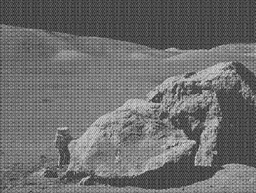
#> input picture moonlanding.png, 256 x 193 px, shrunk from 630 x 474 before the run
$ python fft.py
#> lines starting #> are read from the running program, lines starting #| are printed output that depends on the picture
#!/usr/bin/env python3
"""
ECSE 316 - Assignment 2
FFT implementation and applications.
"""

import argparse
import time
import sys

import numpy as np
import matplotlib.pyplot as plt

try:
    import cv2  # optional, for image loading and resizing
except ImportError:
    cv2 = None


# ============================================================
# 1. Core 1D transforms
# ============================================================

def dft_naive_1d(x):
    """
    Naive O(N^2) Discrete Fourier Transform on a 1D array.

    Parameters
    ----------
    x : 1D numpy array of complex or float

    Returns
    -------
    X : 1D numpy array of complex
    """
    x = np.asarray(x, dtype=np.complex128)
    N = x.shape[0]
    X = np.zeros(N, dtype=np.complex128)

    for k in range(N):
        s = 0.0 + 0.0j
        for n in range(N):
            angle = -2j * np.pi * k * n / N
            s += x[n] * np.exp(angle)
        X[k] = s

    return X


def fft_1d(x):
    """
    Cooley Tukey FFT for 1D arrays.
    Assume length is a power of 2 (pad before calling).

    Parameters
    ----------
    x : 1D numpy array of complex or float

    Returns
    -------
    X : 1D numpy array of complex
    """
    x = np.asarray(x, dtype=np.complex128)
    N = x.shape[0]

    # Base case: for small N, just use the naive DFT
    if N <= 16:
        return dft_naive_1d(x)

    # Recursive Cooley Tukey FFT
    # split into even and odd indices
    X_even = fft_1d(x[0::2])
    X_odd = fft_1d(x[1::2])

    # twiddle factors
    k = np.arange(N)
    twiddle = np.exp(-2j * np.pi * k / N)

    X = np.zeros(N, dtype=np.complex128)
    half = N // 2

    X[:half] = X_even + twiddle[:half] * X_odd
    X[half:] = X_even - twiddle[:half] * X_odd

    return X


# [19 lines left out: function ifft_1d, not called in this run]


# ============================================================
# 2. 2D transforms (built using the 1D transforms)
# ============================================================

def fft_2d(img):
    """
    2D FFT using fft_1d applied to rows then columns.

    Parameters
    ----------
    img : 2D numpy array

    Returns
    -------
    F : 2D numpy array of complex
    """
    img = np.asarray(img, dtype=np.complex128)
    rows, cols = img.shape

    # FFT along rows
    F = np.zeros((rows, cols), dtype=np.complex128)
    for i in range(rows):
        F[i, :] = fft_1d(img[i, :])

    # FFT along columns
    for j in range(cols):
        F[:, j] = fft_1d(F[:, j])

    return F


# [45 lines left out: functions ifft_2d, naive_dft_2d, not called in this run]


# ============================================================
# 3. Image utilities
# ============================================================

def load_image(path, default_size=None):
    """
    Load image as grayscale float64 in range [0, 1].
    """
    if cv2 is not None:
        img = cv2.imread(path, cv2.IMREAD_GRAYSCALE)
        if img is None:
            raise FileNotFoundError(f"Could not load image at {path}")
        img = img.astype(np.float64) / 255.0
        if default_size is not None:
            img = cv2.resize(img, default_size, interpolation=cv2.INTER_AREA)
    else:
        img = plt.imread(path)
        if img is None:
            raise FileNotFoundError(f"Could not load image at {path}")
        if img.ndim == 3:
            # simple conversion to grayscale
            img = img[..., :3].mean(axis=2)
        img = img.astype(np.float64)
        if img.max() > 1.0:
            img /= 255.0
        # resizing with matplotlib is possible but more work
    return img


def pad_to_power_of_two(arr):
    """
    Pad a 2D array with zeros so that each dimension is a power of 2.
    """
    rows, cols = arr.shape

    def next_power_of_two(n):
        return 1 if n <= 1 else 2 ** int(np.ceil(np.log2(n)))

    new_rows = next_power_of_two(rows)
    new_cols = next_power_of_two(cols)

    padded = np.zeros((new_rows, new_cols), dtype=arr.dtype)
    padded[:rows, :cols] = arr
    return padded


def fftshift_2d(F):
    """
    Shift zero frequency to the center of the spectrum for visualization.
    """
    return np.fft.fftshift(F)


def plot_side_by_side(img1, img2, title1, title2, logscale_second=False):
    """
    Simple helper to show two images in a 1 by 2 subplot.
    """
    fig, axes = plt.subplots(1, 2, figsize=(10, 4))

    axes[0].imshow(img1, cmap="gray")
    axes[0].set_title(title1)
    axes[0].axis("off")

    if logscale_second:
        from matplotlib.colors import LogNorm
        axes[1].imshow(img2, cmap="gray", norm=LogNorm())
    else:
        axes[1].imshow(img2, cmap="gray")
    axes[1].set_title(title2)
    axes[1].axis("off")

    plt.tight_layout()
    plt.show()


# [41 lines left out: functions plot_grid, low_frequency_mask, not called in this run]


# ============================================================
# 4. Mode handlers
# ============================================================

def run_mode1(image_path):
    """
    Mode 1:
    - load image
    - pad to power of 2
    - compute 2D FFT
    - show original image and log magnitude of FFT
    """
    # Load and pad image
    img = load_image(image_path)
    orig_rows, orig_cols = img.shape
    img_padded = pad_to_power_of_two(img)

    # Compute 2D FFT
    F = fft_2d(img_padded)

    # Shift for better visualization and take magnitude
    F_shifted = fftshift_2d(F)
    magnitude = np.abs(F_shifted) + 1e-8  # avoid log(0)

    # Show original (uncropped) image vs FFT magnitude (log scale)
    plot_side_by_side(
        img,
        magnitude,
        "Original image",
        "FFT magnitude",
        logscale_second=True,
    )


# [180 lines left out: functions run_mode2, run_mode3, run_mode4, not called in this run]


# ============================================================
# 5. Argument parsing and main
# ============================================================

def parse_args():
    parser = argparse.ArgumentParser(description="ECSE 316 FFT assignment")
    parser.add_argument(
        "-m",
        "--mode",
        type=int,
        default=1,
        help="Mode 1: FFT visualization (default)  "
             "2: denoising  3: compression  4: runtime plots",
    )
    parser.add_argument(
        "-i",
        "--image",
        type=str,
        default="moonlanding.png",
        help="Input image file path",
    )
    return parser.parse_args()


def main():
    args = parse_args()

    if args.mode == 1:
        run_mode1(args.image)
#> in load_image, img is the input picture: shape (193, 256); min 26, max 224, mean 108.3
#> in pad_to_power_of_two, `padded[:rows, :cols] = arr`:
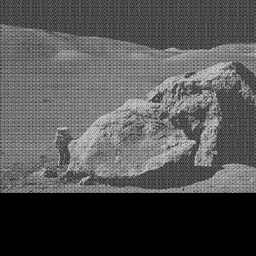
#> padded: shape (256, 256) float64; min 0, max 0.878, mean 0.32
#> in plot_side_by_side, `plt.show()`:
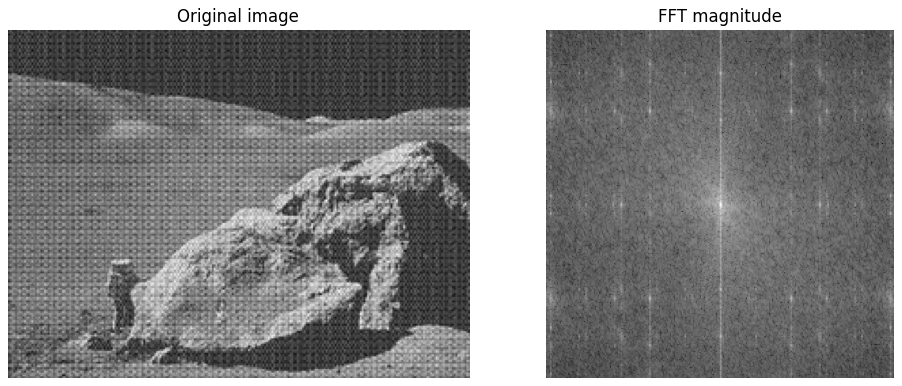
#> figure drawn by matplotlib, 2 panels
    elif args.mode == 2:
        run_mode2(args.image)
    elif args.mode == 3:
        run_mode3(args.image)
    elif args.mode == 4:
        run_mode4()
    else:
        print(f"Unknown mode {args.mode}")
        sys.exit(1)


if __name__ == "__main__":
    main()
